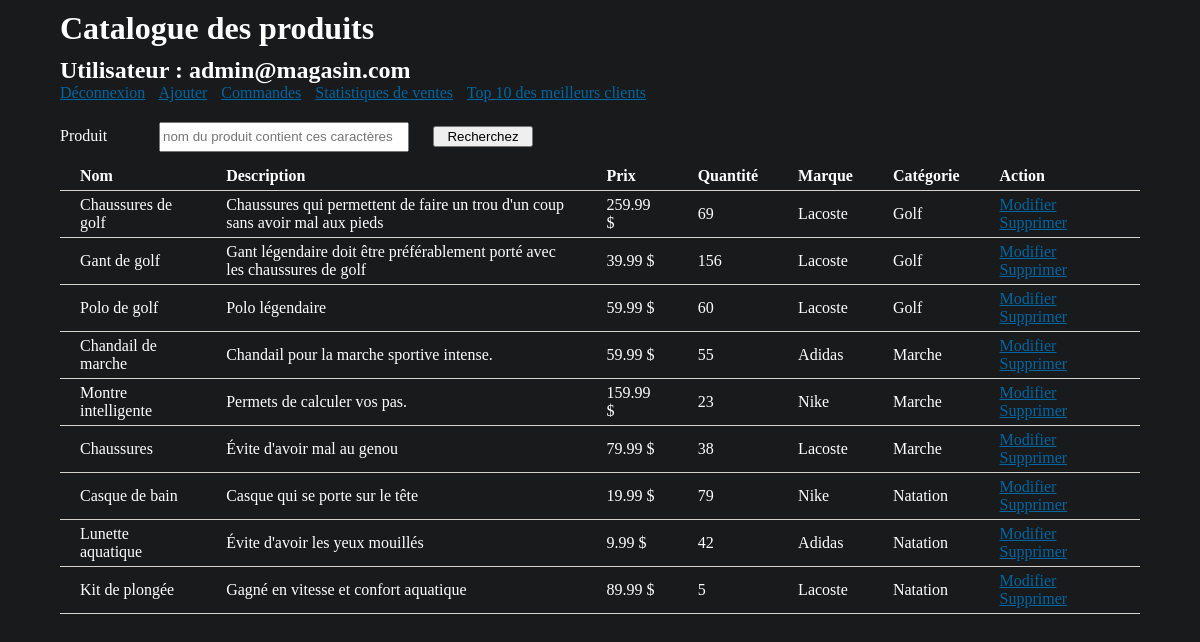
Page /NOT/tp3/admin/index.php (signed in) on the committed database.
### tables this page shows
CREATE TABLE IF NOT EXISTS `produits` (
  `produit_id` INT NOT NULL AUTO_INCREMENT,
  `produit_nom` VARCHAR(255) NOT NULL,
  `produit_description` VARCHAR(255) NOT NULL,
  `produit_prix` DECIMAL(8, 2) NOT NULL,
  `produit_quantite` INT NOT NULL DEFAULT 0,
  `produit_categorie_id` INT NOT NULL,
  `produit_marque_id` INT NOT NULL,
  PRIMARY KEY (`produit_id`),
  INDEX `fk_produits_categories1_idx` (`produit_categorie_id` ASC),
  INDEX `fk_produits_marques1_idx` (`produit_marque_id` ASC),
  CONSTRAINT `fk_produits_categories1` FOREIGN KEY (`produit_categorie_id`) REFERENCES `categories` (`categorie_id`) ON DELETE NO ACTION ON UPDATE NO ACTION,
  CONSTRAINT `fk_produits_marques1` FOREIGN KEY (`produit_marque_id`) REFERENCES `marques` (`marque_id`) ON DELETE NO ACTION ON UPDATE NO ACTION
);

CREATE TABLE IF NOT EXISTS `marques` (
  `marque_id` INT NOT NULL AUTO_INCREMENT,
  `marque_nom` VARCHAR(255) NOT NULL,
  PRIMARY KEY (`marque_id`)
);

CREATE TABLE IF NOT EXISTS `categories` (
  `categorie_id` INT NOT NULL AUTO_INCREMENT,
  `categorie_nom` VARCHAR(255) NOT NULL,
  PRIMARY KEY (`categorie_id`)
);

### NOT/tp3/inc/sql.php (called while the page is built, shortened)
<?php
function listerProduits($conn, $recherche = "")
{
    $req = "SELECT
                P.*,
                C.categorie_nom,
                M.marque_nom
            FROM
                produits AS P
            INNER JOIN
                categories AS C ON C.categorie_id = P.produit_categorie_id
            INNER JOIN
                marques AS M ON M.marque_id = P.produit_marque_id
            WHERE P.produit_nom LIKE ?";
    $stmt = mysqli_prepare($conn, $req);
    $recherche = "%" . $recherche . "%";
    mysqli_stmt_bind_param($stmt, "s", $recherche);
    if (mysqli_stmt_execute($stmt)) {
        $result = mysqli_stmt_get_result($stmt);
        $nbResult = mysqli_num_rows($result);
        $liste = array();
        if ($nbResult) {
            mysqli_data_seek($result, 0);
            while ($row = mysqli_fetch_array($result, MYSQLI_ASSOC)) {
                $liste[] = $row;
            }
        }
        return $liste;
    } else {
        errSQL($conn);
        exit;
    }
}
            mysqli_rollback($conn); ?>

### NOT/tp3/admin/index.php (the view, shortened to what this page needs)
<?php
require_once("../inc/sql.php");
$recherche = isset($_POST['recherche']) ? trim($_POST['recherche']) : "";
$liste = listerProduits($conn, $recherche);
?>
<!DOCTYPE html>
<html lang="fr">
<head>
    <link rel="stylesheet" href="../assets/css/style.css">
</head>
<body>
    <h1>Catalogue des produits</h1>
    <h2>Utilisateur : <?= $_SESSION["identifiant_utilisateur"] ?></h2>
    <p class="menu">
        <a href="../deconnexion.php">Déconnexion</a>
        <a href="ajout.php">Ajouter</a>
        <a href="listeCommandes.php">Commandes</a>
        <a href="statistiquesVentes.php">Statistiques de ventes</a>
        <a href="meilleurClient.php">Top 10 des meilleurs clients</a>
    </p>
    <form id="recherche" action="" method="post">
        <label>Produit</label>
        <input type="text" name="recherche" value="<?= $recherche ?>" placeholder="nom du produit contient ces caractères">
        <input type="submit" value="Recherchez">
    </form>
    <table>
        <tr>
            <th>Nom</th>
            <th>Description</th>
            <th>Prix</th>
            <th>Quantité</th>
            <th>Marque</th>
            <th>Catégorie</th>
            <th>Action</th>
        </tr>
        <?php foreach ($liste as $row) :
            ?>
            <tr>
                <td><?= $row["produit_nom"] ?></td>
                <td><?= $row["produit_description"] ?></td>
                <td><?= $row["produit_prix"] . " $" ?></td>
                <td><?= $row["produit_quantite"] . "" ?></td>
                <td><?= $row["marque_nom"] ?></td>
                <td><?= $row["categorie_nom"] ?></td>
                <td>
                    <a href="modificationProduit.php?id=<?= $row['produit_id'] ?>">Modifier</a>
                    <a href="suppressionProduit.php?id=<?= $row['produit_id'] ?>">Supprimer</a>
                </td>
            </tr>
        <?php
        endforeach; ?>
    </table>
</body>
</html>

### NOT/tp3/assets/css/style.css (style rules this page uses)
html, body, h1, h2, h3, p, ul, li { margin: 0; padding: 0; }
body { background: #181a1b ; width: 90%; color: white; margin: 0 auto; }
a { color: #0066a4; }
.menu a { margin-right: 10px; }
h1 { margin: 10px 0; }
p { margin-bottom: 20px; }
table { border-spacing: 0; }
th, td { padding: 5px 20px; text-align: left; border-bottom: 1px solid #d5d2cc; }
td a { margin-right: 10px; }
#recherche label, #tri label { display: inline-block; width : 90px; margin-right: 5px; }
#recherche input, #tri input, #tri select { display : inline-block; margin-right: 20px; margin-bottom: 10px; width: 250px; line-height: 24px; }
#recherche input[type='submit'], #tri input[type='submit'] { width: 100px; }
label { display: block; margin-bottom: 5px; }
input, select { box-sizing: border-box; line-height: 24px; margin-bottom: 5px; margin-right: 20px; }

### rows in the picture
produits: produit_nom "Chaussures de golf", produit_description "Chaussures qui permettent de faire un trou d'un coup sans avoir mal aux pieds", produit_prix "259.99", produit_quantite "69", produit_marque.marque_nom "Lacoste", produit_categorie.categorie_nom "Golf"
produits: produit_nom "Gant de golf", produit_description "Gant légendaire doit être préférablement porté avec les chaussures de golf", produit_prix "39.99", produit_quantite "156", produit_marque.marque_nom "Lacoste", produit_categorie.categorie_nom "Golf"
produits: produit_nom "Polo de golf", produit_description "Polo légendaire", produit_prix "59.99", produit_quantite "60", produit_marque.marque_nom "Lacoste", produit_categorie.categorie_nom "Golf"
produits: produit_nom "Chandail de marche", produit_description "Chandail pour la marche sportive intense.", produit_prix "59.99", produit_quantite "55", produit_marque.marque_nom "Adidas", produit_categorie.categorie_nom "Marche"
produits: produit_nom "Montre intelligente", produit_description "Permets de calculer vos pas.", produit_prix "159.99", produit_quantite "23", produit_marque.marque_nom "Nike", produit_categorie.categorie_nom "Marche"
produits: produit_nom "Chaussures", produit_description "Évite d'avoir mal au genou", produit_prix "79.99", produit_quantite "38", produit_marque.marque_nom "Lacoste", produit_categorie.categorie_nom "Marche"
produits: produit_nom "Casque de bain", produit_description "Casque qui se porte sur le tête", produit_prix "19.99", produit_quantite "79", produit_marque.marque_nom "Nike", produit_categorie.categorie_nom "Natation"
produits: produit_nom "Lunette aquatique", produit_description "Évite d'avoir les yeux mouillés", produit_prix "9.99", produit_quantite "42", produit_marque.marque_nom "Adidas", produit_categorie.categorie_nom "Natation"
produits: produit_nom "Kit de plongée", produit_description "Gagné en vitesse et confort aquatique", produit_prix "89.99", produit_quantite "5", produit_marque.marque_nom "Lacoste", produit_categorie.categorie_nom "Natation"

### other values in the picture
$_SESSION["identifiant_utilisateur"] "admin@magasin.com"
